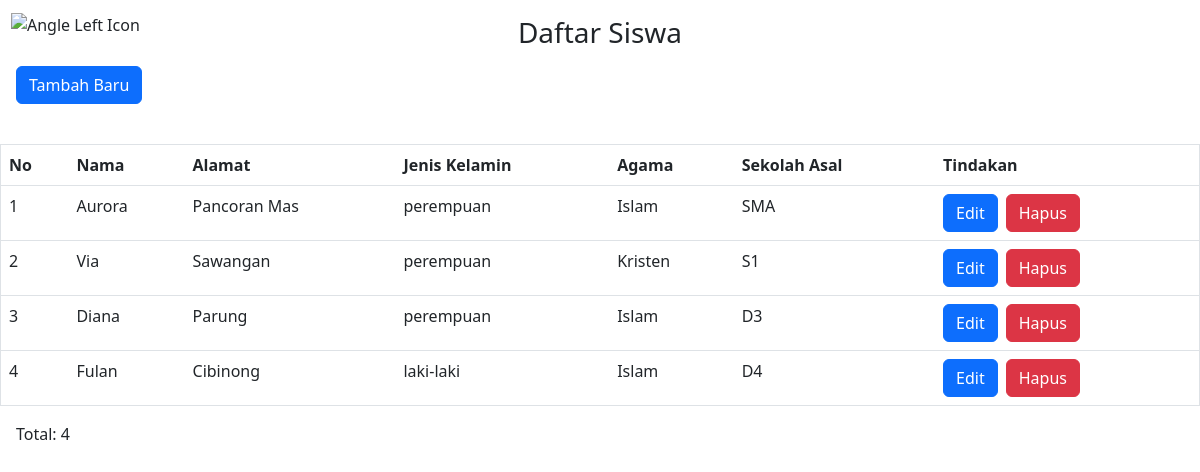
Page /list-siswa.php on the committed database.
### tables this page shows
CREATE TABLE `calon_siswa` (
  `id` int(11) NOT NULL,
  `nama` varchar(50) NOT NULL,
  `alamat` varchar(100) NOT NULL,
  `jenis_kelamin` varchar(10) NOT NULL,
  `agama` varchar(20) NOT NULL,
  `sekolah_asal` varchar(30) NOT NULL
);

### list-siswa.php (the view, shortened to what this page needs)
<?php
include("config.php");
?>
<!DOCTYPE HTML>
<html>
<head>
	<link
		href="https://cdn.jsdelivr.net/npm/bootstrap@5.3.0/dist/css/bootstrap.min.css"
		rel="stylesheet"
	>
</head>
<body>
	<div class="icon-wrapper">
        <a href="index.php" class="btn p-0">
            <img src="img/icons/angle-left.png" alt="Angle Left Icon" style="width:24px, height:24px">
        </a>
    </div>
    <div class="text-center">
        <h3 class="mb-0 mt-3">Daftar Siswa</h3>
    </div>
	<nav class="m-3">
		<a href="form-daftar.php" class="btn btn-primary">Tambah Baru</a>
	</nav>
	<br>
	<table class="table table-hover mx-auto" border="1">
		<thead>
			<tr>
				<th>No</th>
				<th>Nama</th>
				<th>Alamat</th>
				<th>Jenis Kelamin</th>
				<th>Agama</th>
				<th>Sekolah Asal</th>
				<th>Tindakan</th>
			</tr>
		</thead>
<?php
$sql = "SELECT * FROM calon_siswa";
$query = mysqli_query($db, $sql);
while($siswa = mysqli_fetch_array($query)){
	echo "<tr>";
	echo "<td>".$siswa['id']."</td>";
	echo "<td>".$siswa['nama']."</td>";
	echo "<td>".$siswa['alamat']."</td>";
	echo "<td>".$siswa['jenis_kelamin']."</td>";
	echo "<td>".$siswa['agama']."</td>";
	echo "<td>".$siswa['sekolah_asal']."</td>";
	echo "<td>";
	echo "<div class='d-grid gap-2 d-md-flex'>";
	echo "<a href='form-edit.php?id=".$siswa['id']."' class='btn btn-primary'>Edit</a>";
	echo "<a href='hapus.php?id=".$siswa['id']."' class='btn btn-danger'>Hapus</a>";
	echo "</div>";
	echo "</td>";
	echo "</tr>";
}
?>
</table>
<p class="m-3">Total:
<?php
	echo mysqli_num_rows($query)
?>
</p>
</body>
</html>

### list-siswa.php (style rules this page uses)
.icon-wrapper { position: absolute; top: 10px; left: 10px; }
.icon-wrapper img { width: 24px; height: 24px; margin-right: 5px; }

### rows in the picture
calon_siswa: id "1", nama "Aurora", alamat "Pancoran Mas", jenis_kelamin "perempuan", agama "Islam", sekolah_asal "SMA"
calon_siswa: id "2", nama "Via", alamat "Sawangan", jenis_kelamin "perempuan", agama "Kristen", sekolah_asal "S1"
calon_siswa: id "3", nama "Diana", alamat "Parung", jenis_kelamin "perempuan", agama "Islam", sekolah_asal "D3"
calon_siswa: id "4", nama "Fulan", alamat "Cibinong", jenis_kelamin "laki-laki", agama "Islam", sekolah_asal "D4"

### other values in the picture
mysqli_num_rows($query) "4"
